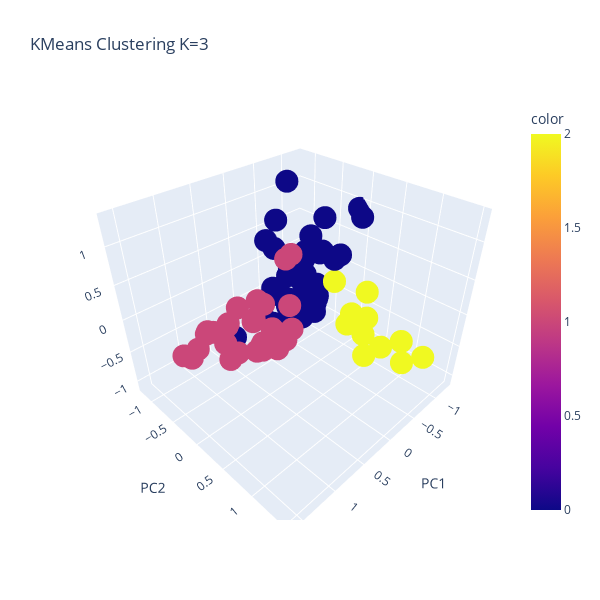

Write notebook code for a chart like this one.
### Code cell
plot_3D_scatter(labels_Kmeans, "KMeans Clustering K=3")
